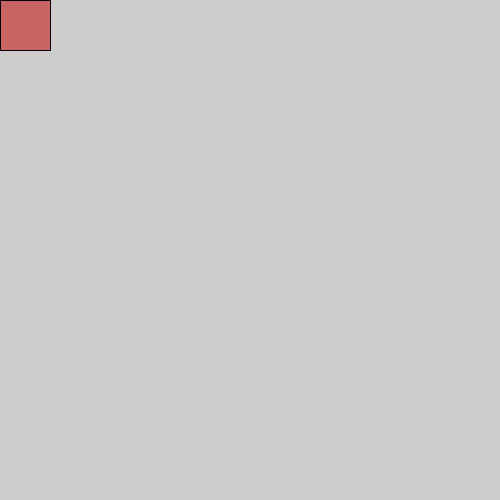
Frame 1 (no input)
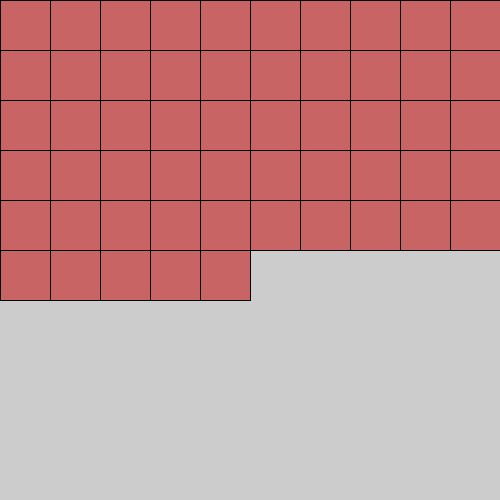
Frame 60 (the mouse pressed at the canvas centre just before this capture)
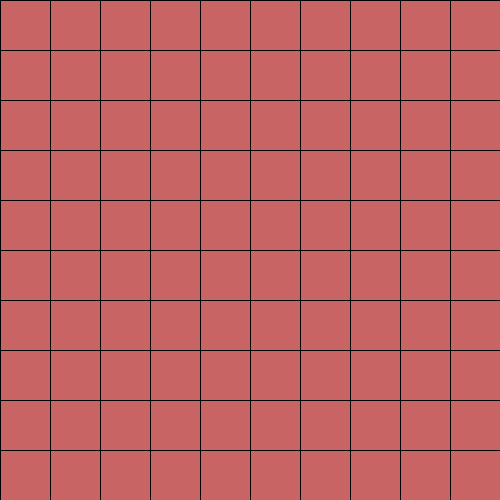
Frame 120 (the mouse held since frame 60 and released just before this capture)

The Processing sketch that drew these frames (run headless with seeded random() and noise(); from frame 60 on, the mouse is pressed at the canvas centre):

// Processing sketch: Kreis
// ── Kreis.pde
int xPosition = 0;  
int yPosition =0;
color myColor = color(200, 100, 100);

int rectSize=50;

void setup() {
  size(500, 500);
  pixelDensity(2);
}

//loop
void draw() {
  //background(255,0,0);  
  ///stroke(xPosition,0,0);
  fill(myColor);
  rect(xPosition, yPosition, rectSize, rectSize);
  xPosition=xPosition+rectSize;

  if (xPosition > 500) {
    yPosition=yPosition+rectSize;
    xPosition=0;
  }

  if (yPosition>500) {
    yPosition=0;
    xPosition=0;

    myColor=color(random(255), random(255), random(255));
    rectSize=floor(random(10, 50));
  }
}
